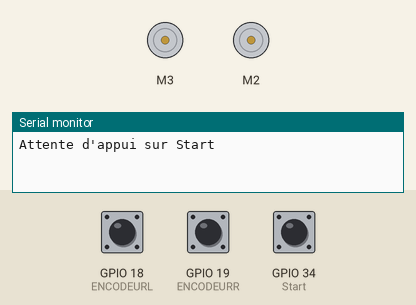
Simulated run of this sketch. Board: ESP32. Shown: 2 × DC motor (green arrow = forward, orange = backward, longer = faster), the last lines printed to the serial monitor. Inputs (shaded band) come from the test bench; at power-on: GPIO 34 (Start) LOW, GPIO 18 (ENCODEURL) HIGH, GPIO 19 (ENCODEURR) HIGH.

Above: at 0.8 s.
0.9 s: GPIO 34 (Start) pulled HIGH for 0.15 s
At 1.7 s:
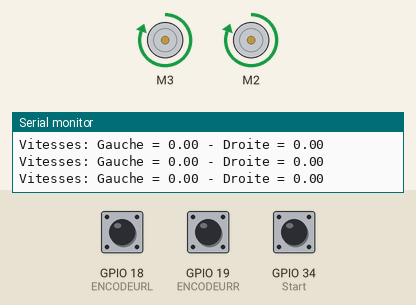
2.5 s: GPIO 18 (ENCODEURL) pulled LOW for 0.15 s
4.1 s: GPIO 19 (ENCODEURR) pulled LOW for 0.15 s
Timing chart, 0 to 7.1 s (numbered marks = the images above; inputs shaded):
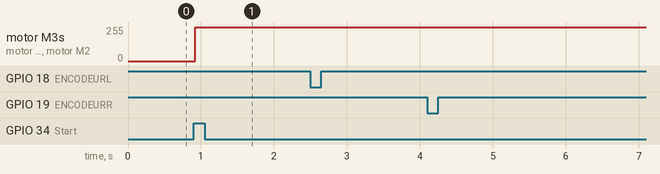

Measured:
- after the input at 0.9 s, motor M3, motor M2: stopped → forward 255/255 at once

The sketch:

v0.1.5.ino
```cpp
//*****************************************************************************************************************************************

//            Coefficients fixes et à déterminer empiriquement mais Classe pour les moteurs et asservissement en vitesse ok

//            J'essaie de faire l'asservissement pour que le robot roule droit

//*****************************************************************************************************************************************

#include <AFMotor.h>
#include <TimerOne.h>

#define ENCODEURR 19
#define ENCODEURL 18

//____________________________________________________LaGrandeClasse___________________________________________

class ClasseMoteur{

  private:
    float _kp;
    float _ki;
    float _kd;
    double _somme_erreur;
    double _delta_erreur;
    double _erreur_precedente;
    double _speedDelta;
    double _MotorPWM;
    double _tickperround;
    float _rRoues;


  public:


    double speedM;
    long ttlTicks;
    double cibleVitesse;
    AF_DCMotor motor;

    ClasseMoteur(unsigned int tickperround,float rRoues, AF_DCMotor motor,float kp, float ki, float kd){

      this->motor = motor;
      this->_rRoues = rRoues;
      this->_tickperround = tickperround;
      this->speedM = 0;
      this->ttlTicks = 0;
      this->_kp = kp;
      this->_ki = ki;
      this->_kd = kd;
      this->cibleVitesse = 0;
      this->_somme_erreur=0;
      this->_delta_erreur=0;
      this->_erreur_precedente=0;
      this->_MotorPWM=0;
    }


    void routine(int hallTicks){
      MotorAsserv();
      speedM = (hallTicks/_tickperround)/0.02; // Le 0.1 doit correspondre a la fréquence de relevé de speed ligne 20
      ttlTicks += hallTicks;
    }

    void MotorAsserv(){ // Fonction qui asservit les moteurs aux variables cibleVitesseL et cibleVitesseR
      // Motor Right

      _speedDelta = cibleVitesse - speedM;
      _somme_erreur += _speedDelta;
      _delta_erreur = _speedDelta - _erreur_precedente;
      _erreur_precedente = _speedDelta;

      _MotorPWM = _kp * _speedDelta + _ki * _somme_erreur; // + _kd * _delta_erreur;

      if (_MotorPWM > 255) _MotorPWM = 255;
      else if (_MotorPWM < 0) _MotorPWM = 0;

      motor.setSpeed(_MotorPWM);
    }

    double distanceParcourue(){
      return ((ttlTicks/_tickperround)*2*3.1416*_rRoues);
    }

    double MMtoTicks(float temp){
      return ((temp/(2*3.1416*_rRoues))*_tickperround);
    }

    double TickstoMM(float temp){
      return ((temp/_tickperround)*2*3.1416*_rRoues);
    }

    void datSpeed(float cible){
      resetParamAsserv();
      cibleVitesse = cible;
    }

    void resetParamAsserv(){
      _somme_erreur=0;
      _delta_erreur=0;
      _erreur_precedente=0;
    }

};

//____________________________________________________Fin de LaGrandeClasse___________________________________________

//___________________________________________________Création objets/variables_________________________________________________________
bool debug=true;

double tickperround = 600; // Valeur à changer en fonction du capteur à effet hall
volatile int hallTicksR;
volatile int hallTicksL;
double rRoues = 33; // en mm

int Start = 34;     // Capteur méanique de Start déclaré connecté broche 34

float coefbiMot;
float deltaS;
float ratio;
float cibleR;
float cibleL;

double distempR;
double distempL;

//Creation des objets moteurs
AF_DCMotor motorR = AF_DCMotor(3, MOTOR34_64KHZ); // Initalisation du moteur branchements sur M1
AF_DCMotor motorL = AF_DCMotor(2, MOTOR12_64KHZ); // Initalisation du moteur branchements sur M1
ClasseMoteur MDROIT = ClasseMoteur(600,rRoues, motorR, 150, 10, 0);
ClasseMoteur MGAUCHE = ClasseMoteur(600,rRoues, motorL, 150, 10, 0); // Coefficients d'asservissement à parametrer ! kp,ki,kd

//____________________________________________________Def Fonctions___________________________________________________

void ToutDroitCapitaine(float ciblasse, float ticksR, float ticksL){

  deltaS = ticksR - ticksL;
  ratio = map(deltaS, -500, 500, -0.50, 0.50);
  cibleR = ciblasse*(1-ratio);
  cibleL = ciblasse*(1+ratio);

  MDROIT.datSpeed(cibleR);
  MGAUCHE.datSpeed(cibleL);
}

void avanceDeMm(float distDem, float vitesseDem){

  distempR = MDROIT.ttlTicks;
  distempL = MGAUCHE.ttlTicks;

  while(((MDROIT.ttlTicks + MGAUCHE.ttlTicks)/2 - (distempR + distempL)/2) < MDROIT.MMtoTicks(distDem)){
    ToutDroitCapitaine(vitesseDem, MDROIT.ttlTicks - distempR, MGAUCHE.ttlTicks - distempL);
  }

  ToutDroitCapitaine(0,0,0);

}

void timerSpeed(){

  MDROIT.routine(hallTicksR);
  hallTicksR = 0;
  MGAUCHE.routine(hallTicksL);
  hallTicksL = 0;

  if (debug){
    Serial.print("Vitesses: Gauche = ");
    Serial.print(MGAUCHE.speedM);
    Serial.print(" - Droite = ");
    Serial.println(MDROIT.speedM);
  }
}

void compteurR(){hallTicksR++;}
void compteurL(){hallTicksL++;}

//____________________________________________________Debut programme_________________________________________________________


void setup() {
  Serial.begin(115200);           // set up Serial library at 115200

  pinMode(Start, INPUT);
  digitalWrite (Start, HIGH);


  Serial.println("Attente d'appui sur Start");

  if (digitalRead(Start)==HIGH){         //
    while(digitalRead(Start)==HIGH);     //    Lancement si l'interrupteur de start change d'état
  } else if (digitalRead(Start)==LOW){   //
    while(digitalRead(Start)==LOW);      //
  }


  pinMode(ENCODEURR, INPUT_PULLUP);
  pinMode(ENCODEURL, INPUT_PULLUP);
  attachInterrupt(digitalPinToInterrupt(19), compteurR, CHANGE);
  attachInterrupt(digitalPinToInterrupt(18), compteurL, CHANGE);

  Timer1.initialize(20000); // On défini le timeur : 50000 microseconds ( 0.05 sec - or 20Hz )
  Timer1.attachInterrupt( timerSpeed );


  MDROIT.motor.run(FORWARD);     // ^
  MGAUCHE.motor.run(FORWARD);    // | Exemple de commande des moteurs
  avanceDeMm(0, 1);              // v   (distanceEnMm, vitesse en tr/sec)
}


void loop() {

  MDROIT.motor.run(FORWARD);
  MGAUCHE.motor.run(FORWARD);
  avanceDeMm(300, 2);

  delay(1000);

  MDROIT.motor.run(BACKWARD);
  MGAUCHE.motor.run(FORWARD);
  avanceDeMm(400, 2);

  delay(1000);

  MDROIT.motor.run(FORWARD);
  MGAUCHE.motor.run(FORWARD);
  avanceDeMm(300, 2);

  delay(1000);

  MDROIT.motor.run(FORWARD);
  MGAUCHE.motor.run(BACKWARD);
  avanceDeMm(400, 2);

  delay(5000);


}
```
